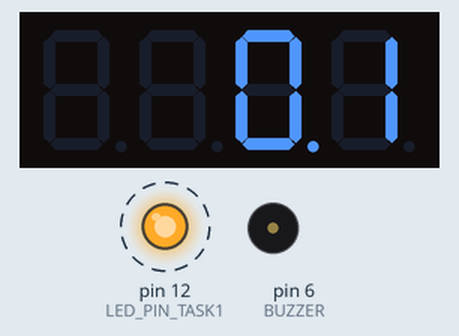
A sketch run on a simulated Arduino Leonardo, built for the host (arithmetic inside an expression is 32-bit, double 64-bit). Parts: 4-digit seven-segment display, output pins drawn as LEDs (lit = HIGH), buzzer (waves = sounding, pin HIGH). Dashed ring = blinking.

Above: at 0.15 s.
At 10.05 s:
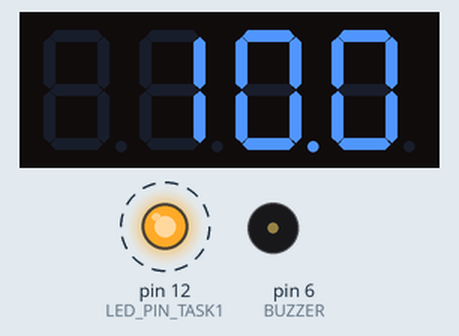
At 20.05 s:
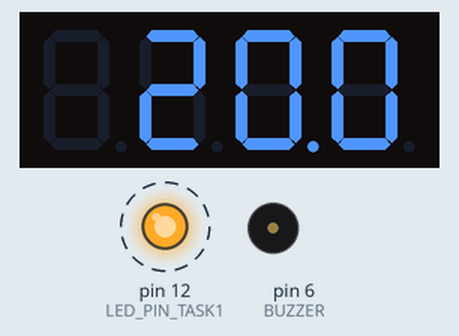
At 39.95 s:
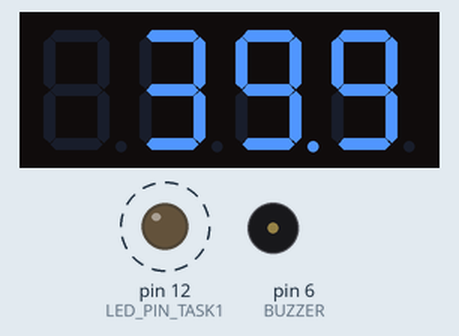
Timing chart, 0 to 40.0 s (numbered marks = the images above):
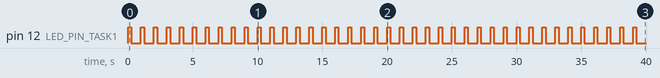

Measured:
- by itself, pin 12 (LED_PIN_TASK1): alternates HIGH for 0.25 s and LOW for 0.75 s

The sketch:

demo4_SRRI_T1_T2_T3.ino
```cpp
/*
This code demonstrates an SRRI Scheduler
for Task 1 (flashing external LED), Task 2 (playing Mario theme song), and Task 3 (count up every 100ms)
*/

#include "SevSeg.h" //(Copyright 2020 Dean Reading)
SevSeg sevseg; //Instantiate a seven segment controller object

#define CLK_FREQ 16000000 // Define the clock frequency for timer calculations, 16 MHz for Arduino Mega.
#define CLK_SCALE 1024    // Prescaler value for Timer 1, used to scale down the clock frequency.

#define LED_PIN_TASK1 12
#define BUZZER 6

#define prescaler 8

#define E 659 //Hz
#define C 523 //Hz
#define G 784 //Hz
#define g 392 //Hz
#define R 0   //Rest, play no sound

int melody[] = {R, E, R, E, R, R, E, R, R, C, R, E, R, R, G, R, R, R, R, R, g, R};

// Define task and system states.
#define PENDING 0  // Status flag indicating that an ISR (Interrupt Service Routine) cycle is pending.
#define DONE 1     // Status flag indicating that an ISR cycle is complete.
#define RUNNING 0  // Task state indicating it is currently being executed.
#define READY 1    // Task state indicating it is ready to be executed.
#define SLEEPING 2    // Task state indicating it is currently sleeping (not executing).
#define N_MAX_TASKS 10 // Maximum number of tasks that can be scheduled in the taskArray.

/*******************  Prototypes for Demo 2 functions  ********************/
void (*taskScheduler[N_MAX_TASKS])();                 // Array of function pointers to tasks.
void schedule_sync();                                 // Synchronizes the task scheduler
void sleep_474(int t);                                // Set the current task's state to SLEEP and assign a sleeptime.
void task2();                                         // plays song, rest, then repeat
void task2_2(int freq);                               // plays a song (Mario theme song)
void task2_1(int freq);                               // plays a tone
void task1();                                      // flashing external LED

// initializing arrays for ISR use
int taskSleep[N_MAX_TASKS];              // initializing arrays for sleeping tasks
int taskState[N_MAX_TASKS];              // initializing arrays for task state

volatile int sFlag;                      // Volatile flag used by ISR to signal the main loop about ISR cycle completion.
int task_index;                          // Index of the current task being processed in the loop.

// Variables to control Task 2
int counter = 0;
unsigned long start = 0;
unsigned long temp = 0;

void setup() {
  // Initialize external LED
  pinMode(LED_PIN_TASK1, OUTPUT);

  // Initialize passive buzzer
  pinMode(BUZZER, OUTPUT);

  // Setup timer
  TCCR4B = 0;
  TCCR4A = 0;
  TCCR4B |= (1 << WGM42) | (1 << CS41);    // set to CTC mode and prescaler 8
  TCCR4A |= (1 << COM4A0);                // toggle (buzzer) pin when TIMER4_ON_BIT reaches MAX

  // Timer 1 configuration for system timing/interrupts.
  OCR1A = CLK_FREQ / (500 * 2 * CLK_SCALE) - 1; // Calculate compare match value for a 2ms period.
  TCCR1B = (1<<WGM12) | (1<<CS10) | (1<<CS12); // Set Timer 1 to CTC mode with a prescaler of 1024.
  TIMSK1 |= (1<<OCIE1A); // Enable Timer 1 Compare Match A Interrupt.

  // Setup 7-segment
  byte numDigits = 4;
  byte digitPins[] = {22, 23, 24, 25};
  byte segmentPins[] = {26, 27, 28, 29, 30, 31, 32, 33};
  bool resistorsOnSegments = false; // 'false' means resistors are on digit pins
  byte hardwareConfig = COMMON_CATHODE; // See README.md for options
  bool updateWithDelays = false; // Default 'false' is Recommended
  bool leadingZeros = false; // Use 'true' if you'd like to keep the leading zeros
  bool disableDecPoint = false; // Use 'true' if your decimal point doesn't exist or isn't connected

  sevseg.begin(hardwareConfig, numDigits, digitPins, segmentPins, resistorsOnSegments,
  updateWithDelays, leadingZeros, disableDecPoint);
  sevseg.setBrightness(90);

  sei(); // Enable global interrupts for ISR handling.

  // Initialize task management variables and setup initial task states and sleep times.
  task_index = 0; // Start processing tasks from the beginning of the taskArray.
  sFlag = PENDING; // Initial ISR cycle status set to pending.

  // Setup taskArray with specific tasks, their initial sleep times, and states.
  int j = 0; // Task array index for initialization.
  // task1 and task2 is initially set to READY to start execution without delay.
  taskScheduler[j] = &task1; taskSleep[j] = 0; taskState[j] = READY; j++;
  taskScheduler[j] = &task2; taskSleep[j] = 0; taskState[j] = READY; j++;
  taskScheduler[j] = &task3; taskSleep[j] = 0; taskState[j] = READY; j++;
  // taskScheduler[j] = &task2_off; taskSleep[j] = 250; taskState[j] = SLEEP; j++;
  // // schedule_sync is always READY to adjust task states and sleep times based on the ISR signal.
  taskScheduler[j] = &schedule_sync; taskSleep[j] = 0; taskState[j] = READY; j++;
  taskScheduler[j] = NULL; // Mark the end of task initialization with a NULL pointer.

}

// ISR for Timer 0 Compare Match A, triggered every 2ms based on timer setup.
ISR(TIMER1_COMPA_vect) {
  sFlag = DONE; // Signal that the ISR cycle is complete, allowing schedule_sync to update tasks.
}

void loop() {
  // Main loop cycles through tasks, checking their state and executing READY tasks.
  if (taskState[task_index] == READY) {
    taskState[task_index] = RUNNING;
    (*taskScheduler[task_index])(); // Execute the current READY task.
  }
  task_index++; // Move to the next task in the array.
  // Reset task_index to cycle through tasks continuously.
  if (task_index >= N_MAX_TASKS || taskScheduler[task_index] == NULL) task_index = 0;

}

void schedule_sync() {
  // Wait for ISR to signal that the current cycle is done.
  while (sFlag != DONE) {
    sevseg.refreshDisplay();    // To avoid the display from flickering
  }
  for (int i = 0; taskScheduler[i] != NULL; i++) {
    // Decrement sleeptime for SLEEPING tasks and update their state to READY if sleeptime has elapsed.
    taskSleep[i] -= 2; // Each cycle represents a 2ms decrement.
    if (taskSleep[i] <= 0) {
      taskSleep[i] = 0;
      taskState[i] = READY; // Task is now READY for execution.
    }
  }
  task_index = -1; // Reset task_index for the next round, ensuring the first task is processed next.
  sFlag = PENDING; // Reset sFlag for the next ISR cycle.
}

void sleep_474(int t) {
  // Set the current task's state to SLEEPING and assign a sleeptime.
  taskState[task_index] = SLEEPING;
  taskSleep[task_index] = t;
}

void task3() {
  static unsigned long timer = millis();
  static int deciSeconds = 0;

  if (millis() - timer >= 100) {
    timer += 100;
    deciSeconds++; // 100 milliSeconds is equal to 1 deciSecond

    if (deciSeconds == 10000) { // Reset to 0 after counting for 1000 seconds.
      deciSeconds=0;
    }
    sevseg.setNumber(deciSeconds, 1);
  }

  sevseg.refreshDisplay(); // Must run repeatedly

}


// Play song for 2.1 seconds, rest for 4 seconds, repeat
void task2() {
  // Play the song
  if (counter < (sizeof(melody) / sizeof(melody[0]))) {
    task2_2(melody[counter]);
  }
  // Else, SLEEP for 4 sec, reset counter and timestamp
  else {
    sleep_474(480); // sleep for 4 sec
    counter = 0;
  }

}

// Play each note in the array. Will result in playing the whole song
void task2_2(int freq) {
  if (millis() - temp > 100) {
    counter++;
    temp = millis();
  } else {
    task2_1(melody[counter]);
  }
}

// Play a tone given a frequency
void task2_1(int freq) {
  if (freq == 0) {
    OCR4A = 0;
  } else {
    OCR4A = F_CPU / (2 * prescaler * freq);
  }
}

void task1() {
  if (millis() % 1000 < 250) {
    digitalWrite(LED_PIN_TASK1, HIGH);
  } else {
    digitalWrite(LED_PIN_TASK1, LOW);
  }
}
```
